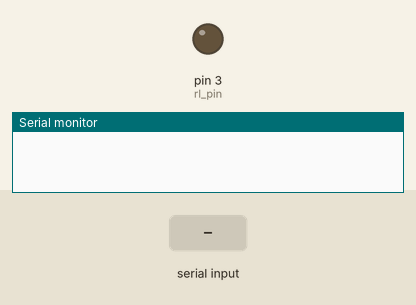
Simulated run of this sketch. Board: Arduino Uno, built with avr-gcc and run on an emulated ATmega328P. Shown: output pins drawn as LEDs (lit = HIGH), the last lines printed to the serial monitor. The inputs (shaded band) are chosen by the test bench.

Above: at 1.2 s.
1.3 s: "on\n" received over Serial
At 2.3 s:
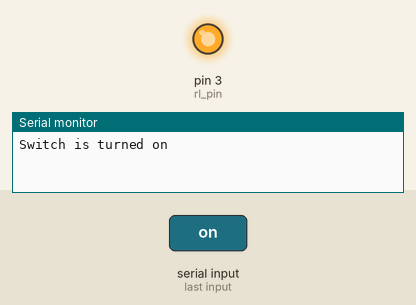
2.9 s: "off\n" received over Serial
At 3.6 s:
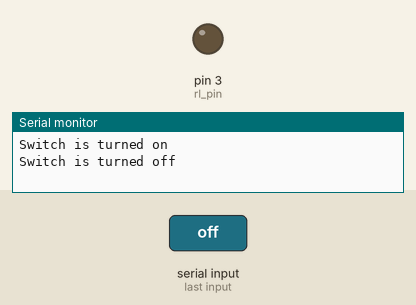
Timing chart, 0 to 5.9 s (numbered marks = the images above; inputs shaded):
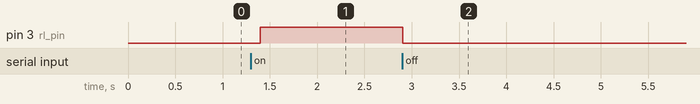

Measured:
- after the input at 1.3 s, pin 3 (rl_pin): LOW → HIGH after 0.10 s
- after the input at 2.9 s, pin 3 (rl_pin): HIGH → LOW at once

The sketch:

command.ino
```cpp
/* This is an Arduino Uno sketch for switching a relay from serial command */

const int rl_pin = 3; // connect relay S to pin 3

void setup() {

   pinMode(rl_pin, OUTPUT); //set relay switch as output
   Serial.begin(9600); //initialize serial port
}

void loop() {

   if (Serial.available()  > 0) {

      String command = Serial.readStringUntil('\n'); //read string until newline character
      command.trim(); //remove whitespace

      if (command == "on") {

         digitalWrite(rl_pin, HIGH); //turn on on-board led
         Serial.println("Switch is turned on");
      } else if (command == "off") {

         digitalWrite(rl_pin, LOW); //turn off on-board led
         Serial.println("Switch is turned off");
      }
   }
   delay(100);
}
```
